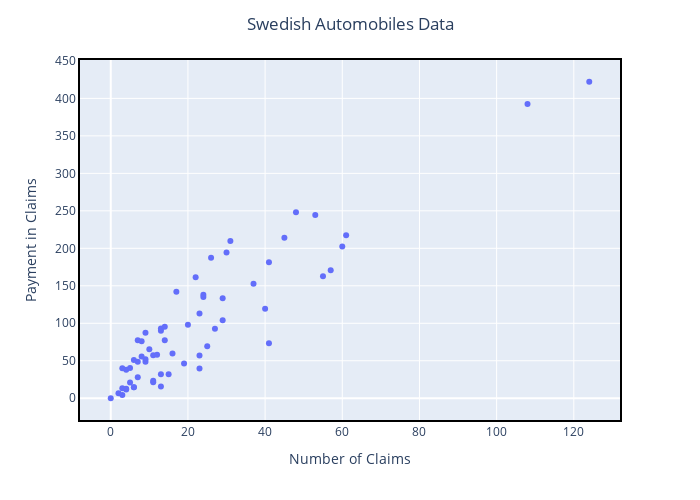

Source (notebook cell):
### Code cell
fig = px.scatter(x = data['X'], y=data['Y'])
fig.update_layout(title = 'Swedish Automobiles Data', title_x=0.5, xaxis_title= "Number of Claims", yaxis_title="Payment in Claims", height = 500, width = 700)
fig.update_xaxes(showline=True, linewidth=2, linecolor='black', mirror=True)
fig.update_yaxes(showline=True, linewidth=2, linecolor='black', mirror=True)
fig.show()

### Figure 1 — Plotly figure (JSON) as saved in the notebook; plotly's stock layout.template omitted (floating-point values rounded to 4 significant figures)
{"data": [{"hovertemplate": "x=%{x}<br>y=%{y}<extra></extra>", "legendgroup": "", "marker": {"color": "#636efa", "symbol": "circle"}, "mode": "markers", "name": "", "orientation": "v", "showlegend": false, "type": "scatter", "x": [108, 19, 13, 124, 40, 57, 23, 14, 45, 10, 5, 48, 11, 23, 7, 2, 24, 6, 3, 23, 6, 9, 9, 3, 29, 7, 4, 20, 7, 4, 0, 25, 6, 5, 22, 11, 61, 12, 4, 16, 13, 60, 41, 37, 55, 41, 11, 27, 8, 3, 17, 13, 13, 15, 8, 29, 30, 24, 9, 31, 14, 53, 26], "xaxis": "x", "y": [392.5, 46.2, 15.7, 422.2, 119.4, 170.9, 56.9, 77.5, 214, 65.3, 20.9, 248.1, 23.5, 39.6, 48.8, 6.6, 134.9, 50.9, 4.4, 113, 14.8, 48.7, 52.1, 13.2, 103.9, 77.5, 11.8, 98.1, 27.9, 38.1, 0, 69.2, 14.6, 40.3, 161.5, 57.2, 217.6, 58.1, 12.6, 59.6, 89.9, 202.4, 181.3, 152.8, 162.8, 73.4, 21.3, 92.6, 76.1, 39.9, 142.1, 93, 31.9, 32.1, 55.6, 133.3, 194.5, 137.9, 87.4, 209.8, 95.5, 244.6, 187.5], "yaxis": "y"}], "layout": {"height": 500, "legend": {"tracegroupgap": 0}, "margin": {"t": 60}, "title": {"text": "Swedish Automobiles Data", "x": 0.5}, "width": 700, "xaxis": {"anchor": "y", "autorange": true, "domain": [0, 1], "linecolor": "black", "linewidth": 2, "mirror": true, "range": [-7.969, 132.0], "showline": true, "title": {"text": "Number of Claims"}, "type": "linear"}, "yaxis": {"anchor": "x", "autorange": true, "domain": [0, 1], "linecolor": "black", "linewidth": 2, "mirror": true, "range": [-29.01, 451.2], "showline": true, "title": {"text": "Payment in Claims"}, "type": "linear"}}}
